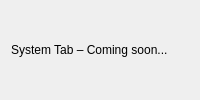
<?xml version="1.0" encoding="UTF-8"?>
<ui version="4.0">
 <class>SystemTab</class>
 <widget class="QWidget" name="SystemTab">
  <layout class="QVBoxLayout" name="verticalLayout">
   <item>
    <widget class="QLabel" name="labelSystem">
     <property name="text">
      <string>System Tab – Coming soon...</string>
     </property>
    </widget>
   </item>
  </layout>
 </widget>
 <resources/>
 <connections/>
</ui>
